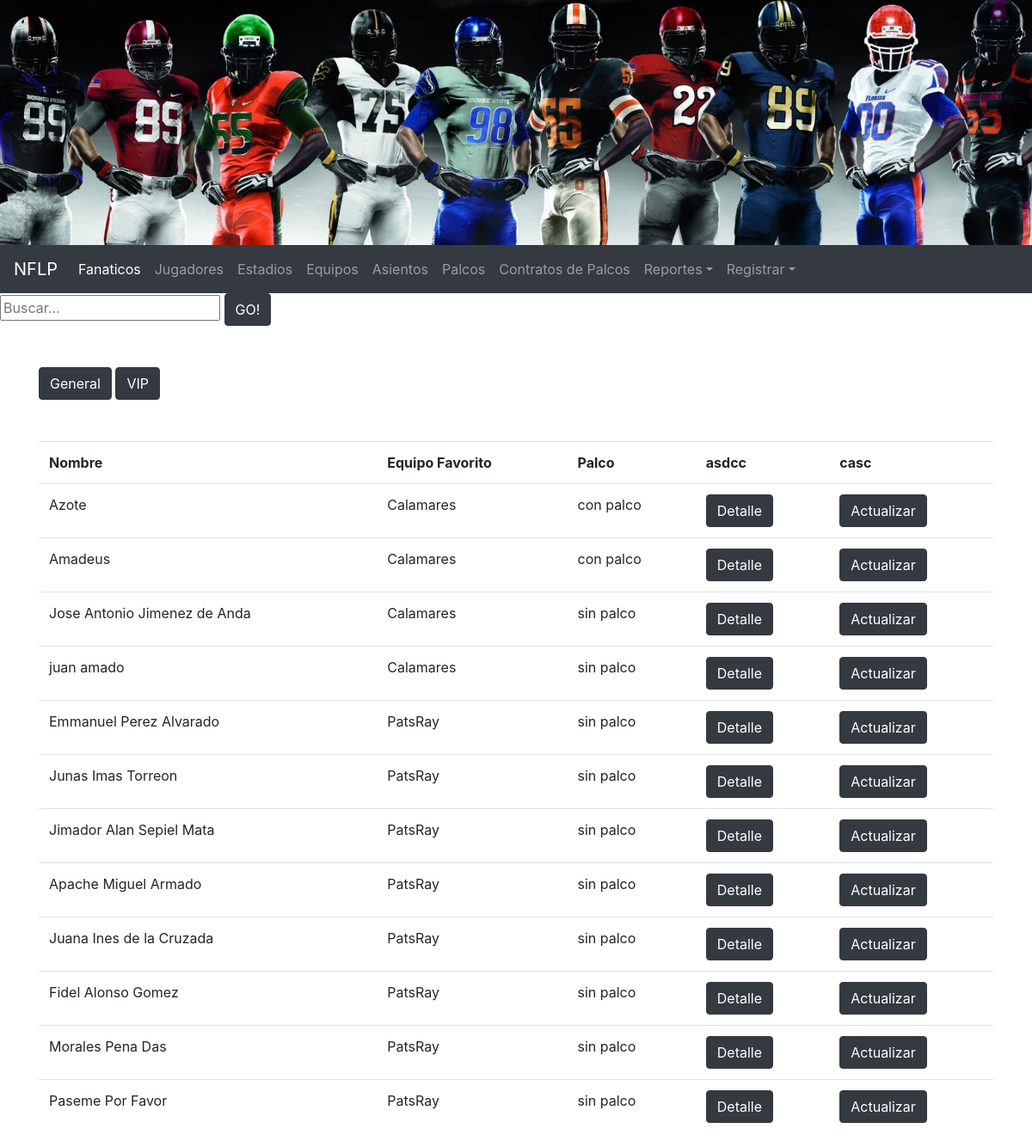
The page /fanaticos_list/ on the database its author committed.
### reportes/models.py (models this page shows, shortened)
class Fanaticos(models.Model):
	nombre_fanatico = models.CharField(max_length = 40)
	fecha_nacimiento = models.DateTimeField()
	equipo_fanatico = models.ForeignKey(Equipos, on_delete=models.CASCADE)
	edad = models.IntegerField()
	palco = models.CharField(max_length = 10, default = 'sin palco')
	numero_cel = models.CharField(max_length = 15)
	fecha_registro = models.DateTimeField(auto_now_add = True)

class Equipos(models.Model):
	nombre_equipo = models.CharField(max_length = 40)
	fecha_creacion = models.DateTimeField()
	cd = models.CharField(max_length = 20)
	fundador = models.CharField(max_length = 30)
	director = models.CharField(max_length = 30)
	fecha_registro = models.DateTimeField(auto_now_add = True)
	def __str__(self):
		return str(self.nombre_equipo)

### reportes/views.py (the view)
# urls.py: path('fanaticos_list/', views.fanaticos_list_class.as_view(), name='fanaticos_views'),
class fanaticos_list_class(generic.ListView):
	template_name = "reportes/fanaticos.html"
	queryset = Fanaticos.objects.all()
	def get_queryset(self, *args, **kwargs):
	 	qs = Fanaticos.objects.all()
	 	print(self.request.GET)
	 	query = self.request.GET.get("q",None)
	 	if query is not None:
	 		qs = qs.filter(Q(contrato_palco=query)| Q(nombre_fanatico__icontains=query))
	 	return qs

### reportes/templates/reportes/fanaticos.html (shortened to what this page needs)
{% extends 'base.html' %}
{% block content %}
<form method="GET" action="{% url 'fanaticos_views'%}">
	<input type="text" name="q" placeholder="Buscar...">
	<button type="submit" class="btn btn-dark">GO!</button>
</form>
<section class="container">
	<div class="mt-5">
		<a href="{% url 'fanaticos_views' %}" class="btn btn-dark">General</a>
		<a href="{% url 'fanaticos_vip_views' %}" class="btn btn-dark" >VIP</a>
	</div>
	<table class="table table-strip mt-5">
		<th>Nombre</th>
		<th>Equipo Favorito</th>
		<th>Palco</th>
		<th>asdcc</th>
		<th>casc</th>
		{% for j in object_list %}
			<tr>
				<td>{{ j.nombre_fanatico }} </td>
				<td>{{ j.equipo_fanatico }}</td>
				<td>{{ j.palco }}</td>
				<td><a href="{% url 'detalle_fanatico_views' j.id %}" class="btn btn-dark">Detalle</a></td>
				<td><a href="{% url 'actualizar_fanatico_views' j.id %}" class="btn btn-dark">Actualizar</a></td>
			</tr>
			{% empty %}
			{% if request.GET.q %}
				No se entontro fanatico
			{% else %}
				No hay datos
			{% endif %}
		{% endfor %}
	</table>
</section>
{% endblock %}

### reportes/templates/base.html (shortened to what this page needs)
{% load staticfiles %}
<!doctype html>
<html lang="en">
  <head>
    <link rel="stylesheet" href="{% static 'bootstrap4/css/bootstrap.min.css' %}">
  </head>
      <img class="img-fluid" src='/static/Images/Fondo_Principal.jpg'>
  <nav class="navbar navbar-expand-lg navbar-dark bg-dark sticky-top">
    <a class="navbar-brand" href="{% url 'nflp_views' %}">NFLP</a>
    <div class="collapse navbar-collapse" id="navbarNavDropdown">
      <ul class="navbar-nav">
        <li class="nav-item active">
          <a class="nav-link" href="{% url 'fanaticos_views' %}">Fanaticos<span class="sr-only">(current)</span></a>
        </li>
        <li class="nav-item">
          <a class="nav-link" href="{% url 'jugadores_views' %}">Jugadores</a>
        </li>
        <li class="nav-item">
          <a class="nav-link" href="{% url 'estadios_views' %}">Estadios</a>
       </li>
        <li class="nav-item">
          <a class="nav-link" href="{% url 'equipos_views' %}">Equipos</a>
        </li>
        <li class="nav-item">
          <a class="nav-link" href="{% url 'asientos_views' %}">Asientos</a>
        </li>
        <li class="nav-item">
          <a class="nav-link" href="{% url 'palcos_views' %}">Palcos</a>
        </li>
        <li class="nav-item">
          <a class="nav-link" href="{% url 'contratos_palcos_views' %}">Contratos de Palcos</a>
        </li>
        <li class="nav-item dropdown">
          <a class="nav-link dropdown-toggle" href="#" id="navbarNavDropdownMenuLink2" role="button" data-toggle="dropdown" aria-haspopup="true" aria-expanded="false">Reportes</a>
        </li>
        <li class="nav-item dropdown">
          <a class="nav-link dropdown-toggle" href="#" id="navbarNavDropdownMenuLink" role="button" data-toggle="dropdown" aria-haspopup="true" aria-expanded="false">Registrar</a>
        </li>
      </ul>
   </div>
  </nav>
    {% block content %}
    {% endblock %}
  </body>
</html>

### rows shown on the page
Fanaticos: nombre_fanatico "Azote", equipo_fanatico "Calamares", palco "con palco"
Fanaticos: nombre_fanatico "Amadeus", equipo_fanatico "Calamares", palco "con palco"
Fanaticos: nombre_fanatico "Jose Antonio Jimenez de Anda", equipo_fanatico "Calamares", palco "sin palco"
Fanaticos: nombre_fanatico "juan amado", equipo_fanatico "Calamares", palco "sin palco"
Fanaticos: nombre_fanatico "Emmanuel Perez Alvarado", equipo_fanatico "PatsRay", palco "sin palco"
Fanaticos: nombre_fanatico "Junas Imas Torreon", equipo_fanatico "PatsRay", palco "sin palco"
Fanaticos: nombre_fanatico "Jimador Alan Sepiel Mata", equipo_fanatico "PatsRay", palco "sin palco"
Fanaticos: nombre_fanatico "Apache Miguel Armado", equipo_fanatico "PatsRay", palco "sin palco"
Fanaticos: nombre_fanatico "Juana Ines de la Cruzada", equipo_fanatico "PatsRay", palco "sin palco"
Fanaticos: nombre_fanatico "Fidel Alonso Gomez", equipo_fanatico "PatsRay", palco "sin palco"
Fanaticos: nombre_fanatico "Morales Pena Das", equipo_fanatico "PatsRay", palco "sin palco"
Fanaticos: nombre_fanatico "Paseme Por Favor", equipo_fanatico "PatsRay", palco "sin palco"
